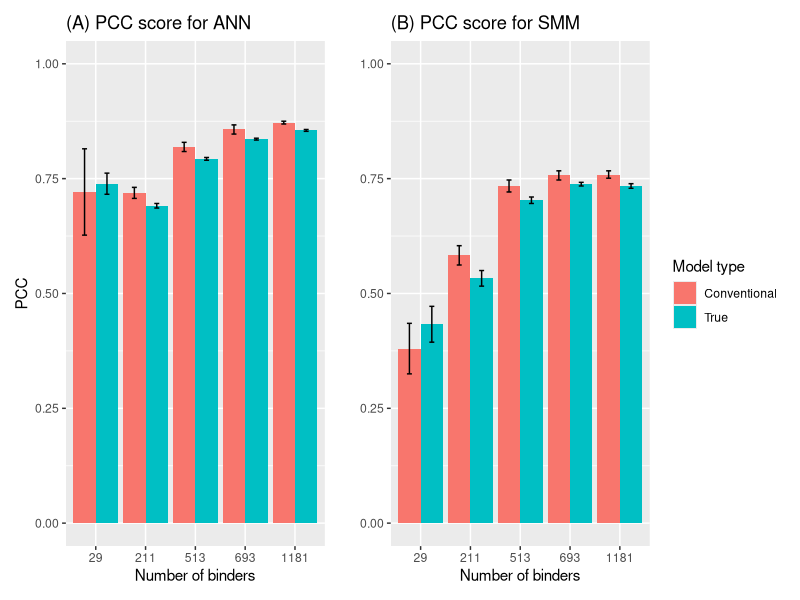
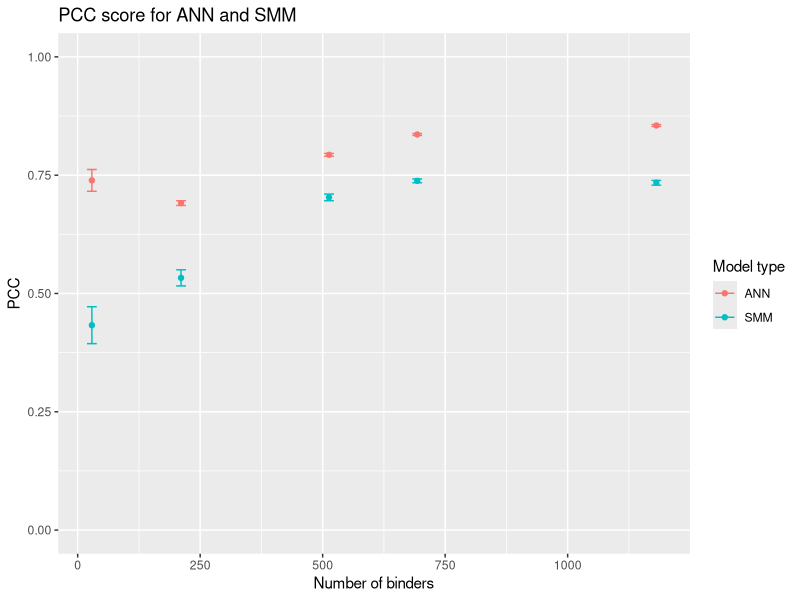
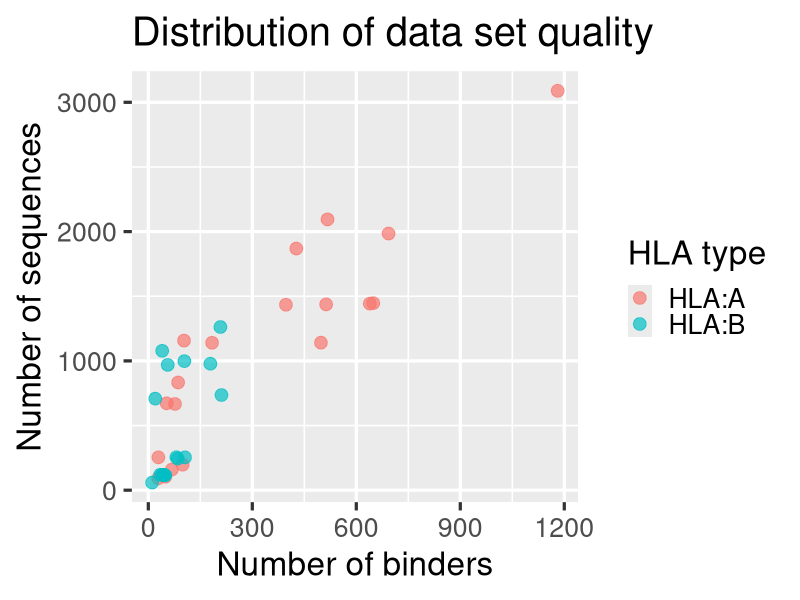

Write R code to recreate these figures, in order.
library(tidyverse)
library(ggplot2)
library(stringi)
library(patchwork)

binder_number <- c('29', '211', '513', '693', '1181')
binder_number_num <- c(29, 211, 513, 693, 1181)

conventional_ann <- c(0.721,0.719,0.819,0.857,0.872)
true_ann <- c(0.739,0.691,0.793,0.836,0.855)
conventional_error_ann <- c(0.094,0.012,0.01,0.01,0.003)
true_error_ann <- c(0.023,0.005,0.003,0.002,0.002)

conventional_smm <- c(0.38,0.583,0.734,0.757,0.759)
true_smm <- c(0.433,0.533,0.703,0.738,0.734)
conventional_error_smm <- c(0.055,0.021,0.013,0.01,0.008)
true_error_smm <- c(0.039,0.017,0.007,0.004,0.005)

errorbars_combined <- paste(true_error_ann,true_error_smm,collapse = ' ')
errorbars_combined <- stri_split_boundaries(errorbars_combined, simplify = TRUE) %>% 
  as.numeric(unlist(.))

### ANN 
# data 
data_ann <- data.frame(
  binder_number,
  conventional_ann,
  true_ann)

plot_data_ann <- data_ann %>%
  as_tibble() %>% 
  pivot_longer(!binder_number,
               names_to = "model_type",
               values_to = "PCC")

# errors
errorbars_ann <- paste(conventional_error_ann,true_error_ann,collapse = ' ')
errorbars_ann <- stri_split_boundaries(errorbars_ann, simplify = TRUE) %>% 
  as.numeric(unlist(.))

#plot
ANN_plot <- plot_data_ann %>% 
  ggplot(.,
         mapping = aes(x = binder_number,
                       y = PCC,
                       fill = model_type)) + 
  geom_col(position = "dodge") +
  geom_errorbar(aes(ymin = PCC - errorbars_ann,
                    ymax = PCC + errorbars_ann),
                    width = 0.2,
                    position = position_dodge(0.9)) + 
  labs(title = "(A) PCC score for ANN",
       fill = "Model type",
       x = "Number of binders") +
  ylim(0,1) +
  theme(legend.position = "none") + 
  scale_x_discrete(limits = c('29', '211', '513', '693', '1181'))


### SMM
# data
data_smm <- data.frame(
  binder_number,
  conventional_smm,
  true_smm)

plot_data_smm <- data_smm %>%
  as_tibble() %>% 
  pivot_longer(!binder_number,
               names_to = "model_type",
               values_to = "PCC")

#error
errorbars_smm <- paste(conventional_error_smm,true_error_smm,collapse = ' ')
errorbars_smm <- stri_split_boundaries(errorbars_smm, simplify = TRUE) %>% 
  as.numeric(unlist(.))

#plot
SMM_plot <- plot_data_smm %>% 
  ggplot(.,
         mapping = aes(x = binder_number,
                       y = PCC,
                       fill = model_type)) + 
  geom_col(position = "dodge") +
  geom_errorbar(aes(ymin = PCC - errorbars_smm,
                    ymax = PCC + errorbars_smm),
                width = 0.2,
                position = position_dodge(0.9)) + 
  labs(title = "(B) PCC score for SMM",
       fill = "Model type",
       x = "Number of binders",
       y = "") +
  ylim(0,1) +
  scale_fill_discrete(labels = c("Conventional","True")) + 
  scale_x_discrete(limits = c('29', '211', '513', '693', '1181'))
  
### Bar plots 
ANN_plot + SMM_plot

### Point plots for comparing performance of True
# data og plot all in one
pointplot <- data.frame(
  binder_number_num,
  true_ann,
  true_smm) %>% 
  as_tibble() %>% 
  pivot_longer(!binder_number_num,
               names_to = "model_type",
               values_to = "PCC") %>% 
  ggplot(.,
         mapping = aes(x = binder_number_num,
         y = PCC,
         color = model_type)) + 
  geom_point() + 
  labs(title = "PCC score for ANN and SMM",
       color = "Model type",
       x = "Number of binders") +
  ylim(0,1) +
  geom_errorbar(aes(ymin = PCC - errorbars_combined,
                    ymax = PCC + errorbars_combined),
                width = 20) +
  scale_color_discrete(labels = c("ANN","SMM"))

pointplot

### Scatterplot 
#data
names <- c("a0101",
           "a0201",
           "a0202",
           "a0203",
           "a0206",
           "a0301",
           "a1101",
           "a2301",
           "a2402",
           "a2403",
           "a2601",
           "a2902",
           "a3001",
           "a3002",
           "a3101",
           "a3301",
           "a6801",
           "a6802",
           "a6901",
           "b0702",
           "b0801",
           "b1501",
           "b1801",
           "b2705",
           "b3501",
           "b4001",
           "b4002",
           "b4402",
           "b4403",
           "b4501",
           "b5101",
           "b5301",
           "b5401",
           "b5701",
           "b5801")
sequence_lengths <- c(1157,
                      3089,
                      1447,
                      1443,
                      1437,
                      2094,
                      1985,
                      104,
                      197,
                      254,
                      672,
                      160,
                      667,
                      92,
                      1869,
                      1140,
                      1141,
                      1434,
                      833,
                      1262,
                      708,
                      978,
                      118,
                      969,
                      736,
                      1078,
                      118,
                      119,
                      119,
                      114,
                      244,
                      254,
                      255,
                      59,
                      998)
binders <- c (103,
              1181,
              649,
              639,
              513,
              517,
              693,
              49,
              99,
              29,
              53,
              68,
              77,
              29,
              427,
              184,
              498,
              397,
              86,
              208,
              20,
              179,
              47,
              56,
              211,
              40,
              39,
              44,
              34,
              49,
              85,
              106,
              81,
              11,
              104)
# data frame construction
scatter_data <- data.frame(binders,sequence_lengths,names)
#color setup
scatter_data <- scatter_data %>% 
  dplyr::mutate(coloring_ids = case_when(str_detect(names, "a")~"HLA:A",
                                   str_detect(names, "b")~"HLA:B"))

#plot
ggplot(scatter_data,
       mapping = aes(x = binders,
                     y = sequence_lengths,
                     label = names,
                     color = coloring_ids)) + 
  geom_point(size = 4,alpha = 0.7) + 
  labs(title = "Distribution of data set quality",
       color = "HLA type",
       x = "Number of binders",
       y = "Number of sequences") +
  theme_grey(base_size = 24)
  
